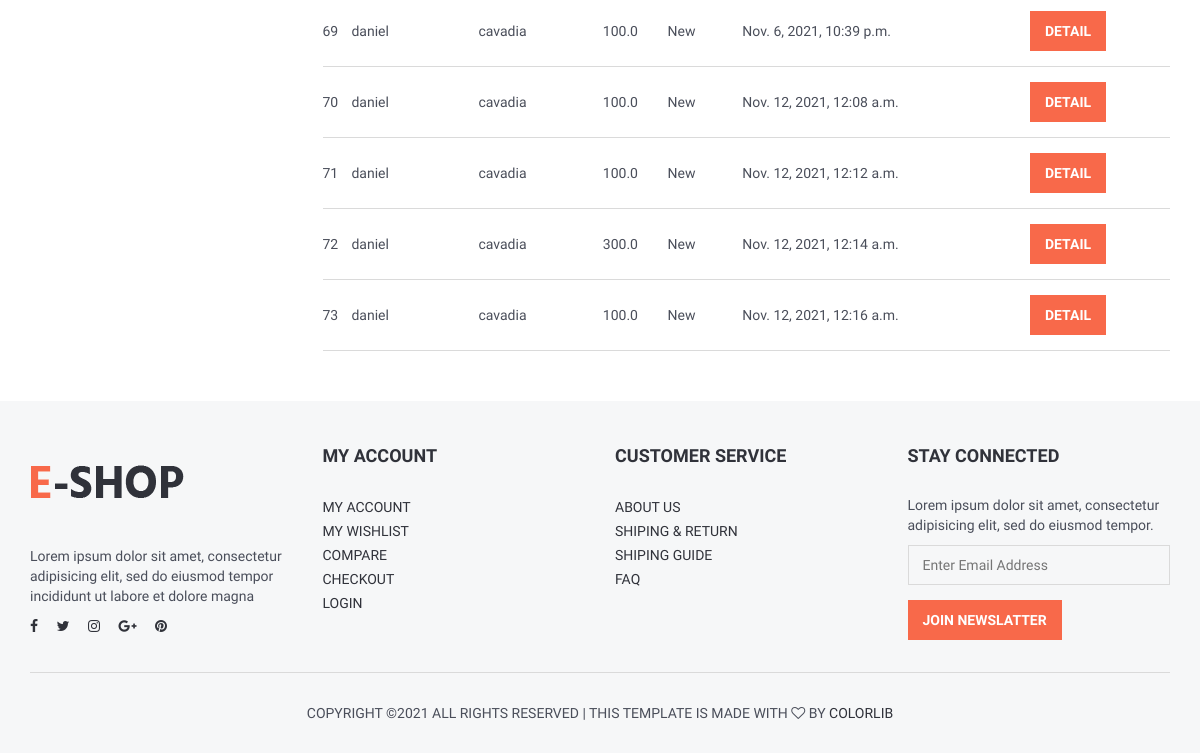
The page /user/orders/ (signed in, lower part) on the database as committed earlier.
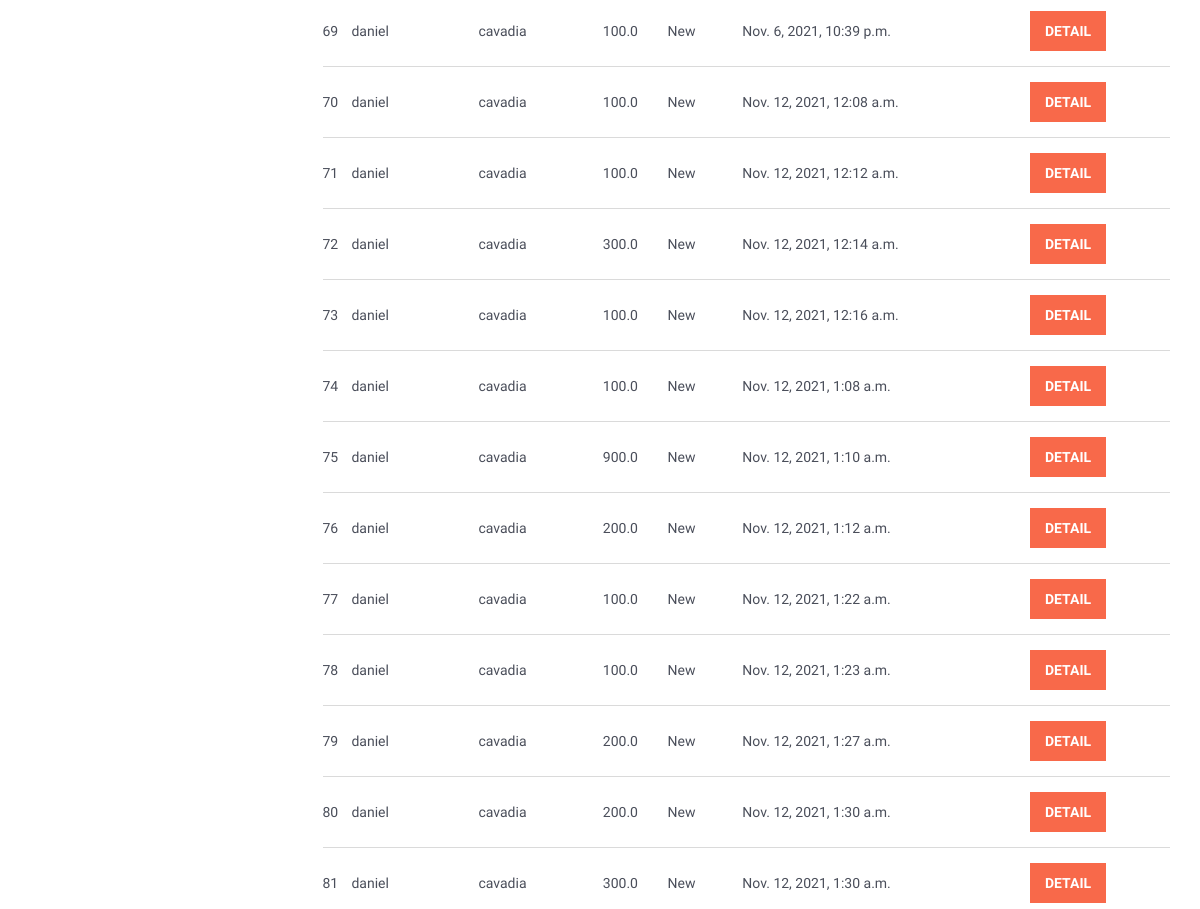
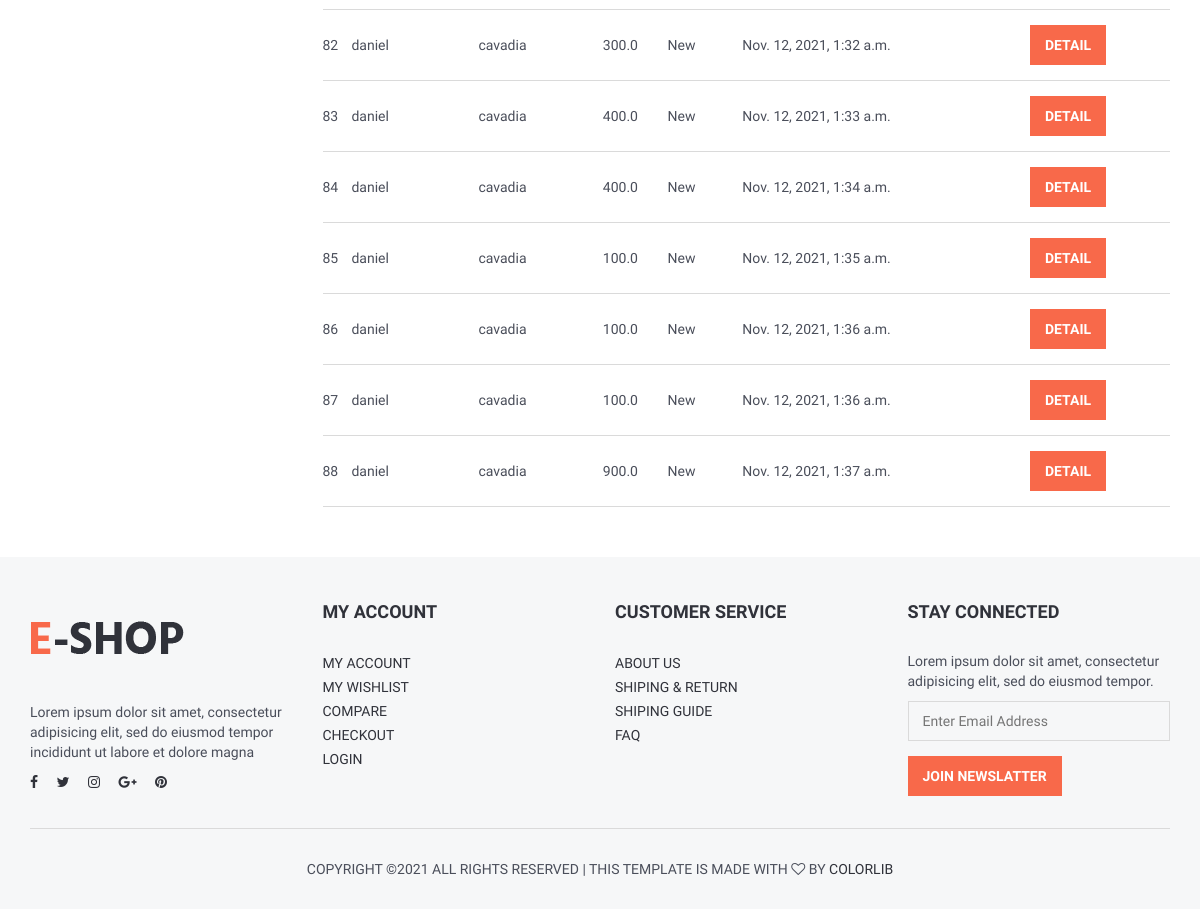
The same page on the database as committed later (2 pictures, top to bottom).
### order/models.py (models this page shows, shortened)
class Order(models.Model):
    STATUS = (
        ('New', 'New'),
        ('Accepted', 'Accepted'),
        ('Preaparing', 'Preaparing'),
        ('OnShipping', 'OnShipping'),
        ('Completed', 'Completed'),
        ('Canceled', 'Canceled'),
    )
    user = models.ForeignKey(User, on_delete=models.SET_NULL, null=True)
    code = models.CharField(max_length=5, editable=False )
    first_name = models.CharField(max_length=10)
    last_name = models.CharField(max_length=10)
    phone = models.CharField(blank=True, max_length=20)
    address = models.CharField(blank=True, max_length=150)
    city = models.CharField(blank=True, max_length=20)
    country = models.CharField(blank=True, max_length=20)
    total = models.FloatField()
    status=models.CharField(max_length=10,choices=STATUS,default='New')
    ip = models.CharField(blank=True, max_length=20)
    ccnumber = models.CharField(blank=True, max_length=20,default='')
    secnumber = models.CharField(blank=True, max_length=20,default='')
    adminnote = models.CharField(blank=True, max_length=100)
    create_at=models.DateTimeField(auto_now_add=True)
    update_at=models.DateTimeField(auto_now=True)

### user/views.py (the view)
# urls.py: path('orders/', views.user_orders, name='user_orders'),
@login_required(login_url='/login') # Check login
def user_orders(request):
    current_user = request.user
    orders=Order.objects.filter(user_id=current_user.id)
    context = {#'category': category,
               'orders': orders,
               }
    return render(request, 'user_orders.html', context)

### home/templatetags/myapptags.py (called while the page is built)
@register.simple_tag
def shopcartcount(userid):
    count = ShopCart.objects.filter(user_id=userid).count()
    return count

### user/templates/user_orders.html (shortened to what this page needs)
{% extends 'homebase.html' %}
{% block body %}
    <div class="section">
        <div class="container">
            <div class="row">
                <div class="col-md-9">
                    <div class="order-summary clearfix">
                        <table class="shopping-cart-table table">
                            {% for rs in orders %}
                                <tr>
                                    <td class="text-left">{{ rs.id}} </td>
                                    <td class="text-left">{{ rs.first_name}} </td>
                                    <td class="text-left">{{ rs.last_name}} </td>
                                    <td class="text-left">{{ rs.total}} </td>
                                    <td class="text-left">{{ rs.status}} </td>
                                    <td class="text-left">{{ rs.create_at}} </td>
                                    <td class="text-left"><a class="primary-btn" href="/user/orderdetail/{{ rs.id }}"> Detail </a></td>
                                </tr>
                            {% endfor %}
                        </table>
                    </div>
                </div>
            </div>
        </div>
    </div>
{% endblock %}

### home/templates/homebase.html (shortened to what this page needs)
{% load i18n %}
<!DOCTYPE html>
<html lang="{{ LANGUAGE_CODE }}">
<head>
    {% load static %}
    <link type="text/css" rel="stylesheet" href="{% static '' %}css/bootstrap.min.css" />
    <link type="text/css" rel="stylesheet" href="{% static 'css/slick.css' %}" />
    <link type="text/css" rel="stylesheet" href="{% static '' %}css/slick-theme.css" />
    <link type="text/css" rel="stylesheet" href="{% static '' %}css/nouislider.min.css" />
    <link rel="stylesheet" href="{% static '' %}css/font-awesome.min.css">
    <link type="text/css" rel="stylesheet" href="{% static '' %}css/style.css" />
    <link rel="stylesheet" href="https://ajax.googleapis.com/ajax/libs/jqueryui/1.11.4/themes/smoothness/jquery-ui.css">
</head>
<body>
{% block body %} {% endblock %}
{% include 'footer.html' %}
</body>
</html>

### home/templates/header.html (shortened to what this page needs)
{% load static %}
{% load i18n %}
{% load currency %}
                                {% load myapptags %}

### home/templates/sidebar.html (shortened to what this page needs)
{% load static %}
{% load i18n %}
            {% load myapptags %}

### home/templates/footer.html (shortened to what this page needs)
{% load static %}
	<footer id="footer" class="section section-grey">
		<div class="container">
			<div class="row">
				<div class="col-md-3 col-sm-6 col-xs-6">
					<div class="footer">
						<div class="footer-logo">
							<a class="logo" href="#">
		            <img src="{% static '' %}img/logo.png" alt="">
		          </a>
						</div>
						<p>Lorem ipsum dolor sit amet, consectetur adipisicing elit, sed do eiusmod tempor incididunt ut labore et dolore magna</p>
						<ul class="footer-social">
							<li><a href="#"><i class="fa fa-facebook"></i></a></li>
							<li><a href="#"><i class="fa fa-twitter"></i></a></li>
							<li><a href="#"><i class="fa fa-instagram"></i></a></li>
							<li><a href="#"><i class="fa fa-google-plus"></i></a></li>
							<li><a href="#"><i class="fa fa-pinterest"></i></a></li>
						</ul>
					</div>
				</div>
				<div class="col-md-3 col-sm-6 col-xs-6">
					<div class="footer">
						<h3 class="footer-header">My Account</h3>
						<ul class="list-links">
							<li><a href="#">My Account</a></li>
							<li><a href="#">My Wishlist</a></li>
							<li><a href="#">Compare</a></li>
							<li><a href="#">Checkout</a></li>
							<li><a href="#">Login</a></li>
						</ul>
					</div>
				</div>
				<div class="col-md-3 col-sm-6 col-xs-6">
					<div class="footer">
						<h3 class="footer-header">Customer Service</h3>
						<ul class="list-links">
							<li><a href="#">About Us</a></li>
							<li><a href="#">Shiping & Return</a></li>
							<li><a href="#">Shiping Guide</a></li>
							<li><a href="#">FAQ</a></li>
						</ul>
					</div>
				</div>
				<div class="col-md-3 col-sm-6 col-xs-6">
					<div class="footer">
						<h3 class="footer-header">Stay Connected</h3>
						<p>Lorem ipsum dolor sit amet, consectetur adipisicing elit, sed do eiusmod tempor.</p>
						<form>
							<div class="form-group">
								<input class="input" placeholder="Enter Email Address">
							</div>
							<button class="primary-btn">Join Newslatter</button>
						</form>
					</div>
				</div>
			</div>
			<hr>
			<div class="row">
				<div class="col-md-8 col-md-offset-2 text-center">
					<div class="footer-copyright">
						Copyright &copy;<script>document.write(new Date().getFullYear());</script> All rights reserved | This template is made with <i class="fa fa-heart-o" aria-hidden="true"></i> by <a href="https://colorlib.com" target="_blank">Colorlib</a>
					</div>
				</div>
			</div>
		</div>
	</footer>

### home/static/css/style.css (style rules this page uses)
body { font-family: 'Hind', sans-serif; color: #4A4E5A; overflow-x: hidden; }
h1, h2, h3, h4, h5, h6 { color: #30323A; margin: 0 0 10px; font-weight: 700; }
ul, ol { margin: 0; padding: 0; list-style: none }
hr { margin-top: 15px; margin-bottom: 15px; border-color: #DADADA; }
.input { width: 100%; height: 40px; padding: 0px 15px; border: none; background-color: transparent; -webkit-box-shadow: 0px 0px 0px 1px #DADADA inset, 0px 0px 0px 5px transparent; box-shadow: 0px 0px 0px 1px #DADADA inset, 0px 0px 0px 5px transparent; -webkit-transition: 0.3s all; transition: 0.3s all; }
.list-links li>a { position: relative; display: inline-block; text-transform: uppercase; padding: 2px 0px; -webkit-transition: 0.3s all; transition: 0.3s all; }
.list-links li>a:before { content: "\f105"; position: absolute; left: 0px; font-family: FontAwesome; -webkit-transform: translateX(-10px); -ms-transform: translateX(-10px); transform: translateX(-10px); opacity: 0; visibility: hidden; -webkit-transition: 0.3s all; transition: 0.3s all; }
.section { padding-top: 30px; padding-bottom: 30px; }
.section-grey { background: #F6F7F8; }
.shopping-cart-table>tbody>tr:last-child>td { border-bottom: 1px solid #DADADA; }
.footer { margin: 15px 0px; }
.footer .footer-header { font-size: 18px; text-transform: uppercase; margin-bottom: 30px; }
.footer-logo { margin-bottom: 30px; }
.footer-logo .logo { display: inline-block; }
.footer-logo .logo>img { width: 100%; max-height: 70px; }
.footer-social>li { display: inline-block; margin-right: 15px; margin-bottom: 6px; }
.footer-social>li:last-child { margin-right: 0px; }
.footer-copyright { margin-top: 15px; text-transform: uppercase; font-size: 14px; }

Rows that differ between the two databases and show on the page:
added Order: id "74", first_name "daniel", last_name "cavadia", total "100.0", status "New", create_at "Nov. 12, 2021, 1:08 a.m."
added Order: id "75", first_name "daniel", last_name "cavadia", total "900.0", status "New", create_at "Nov. 12, 2021, 1:10 a.m."
added Order: id "76", first_name "daniel", last_name "cavadia", total "200.0", status "New", create_at "Nov. 12, 2021, 1:12 a.m."
added Order: id "77", first_name "daniel", last_name "cavadia", total "100.0", status "New", create_at "Nov. 12, 2021, 1:22 a.m."
added Order: id "78", first_name "daniel", last_name "cavadia", total "100.0", status "New", create_at "Nov. 12, 2021, 1:23 a.m."
added Order: id "79", first_name "daniel", last_name "cavadia", total "200.0", status "New", create_at "Nov. 12, 2021, 1:27 a.m."
added Order: id "80", first_name "daniel", last_name "cavadia", total "200.0", status "New", create_at "Nov. 12, 2021, 1:30 a.m."
added Order: id "81", first_name "daniel", last_name "cavadia", total "300.0", status "New", create_at "Nov. 12, 2021, 1:30 a.m."
added Order: id "82", first_name "daniel", last_name "cavadia", total "300.0", status "New", create_at "Nov. 12, 2021, 1:32 a.m."
added Order: id "83", first_name "daniel", last_name "cavadia", total "400.0", status "New", create_at "Nov. 12, 2021, 1:33 a.m."
added Order: id "84", first_name "daniel", last_name "cavadia", total "400.0", status "New", create_at "Nov. 12, 2021, 1:34 a.m."
added Order: id "85", first_name "daniel", last_name "cavadia", total "100.0", status "New", create_at "Nov. 12, 2021, 1:35 a.m."
added Order: id "86", first_name "daniel", last_name "cavadia", total "100.0", status "New", create_at "Nov. 12, 2021, 1:36 a.m."
added Order: id "87", first_name "daniel", last_name "cavadia", total "100.0", status "New", create_at "Nov. 12, 2021, 1:36 a.m."
added Order: id "88", first_name "daniel", last_name "cavadia", total "900.0", status "New", create_at "Nov. 12, 2021, 1:37 a.m."
